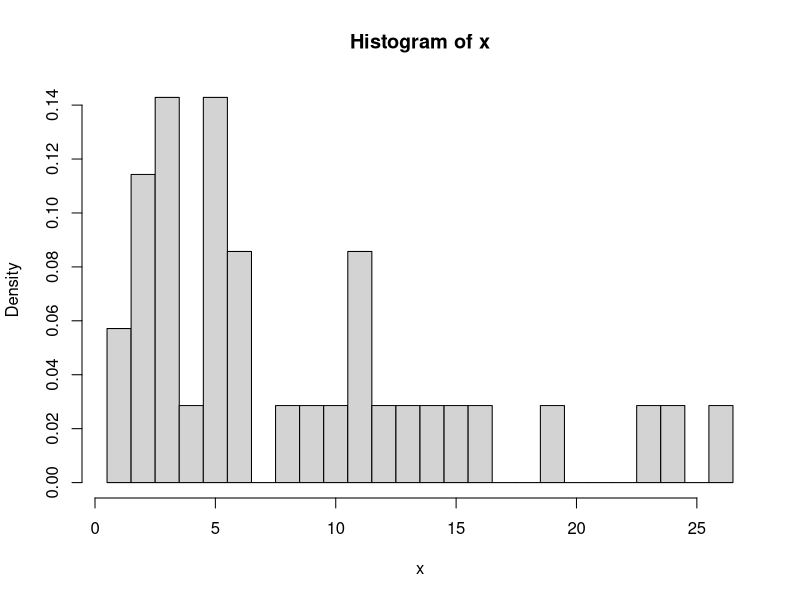
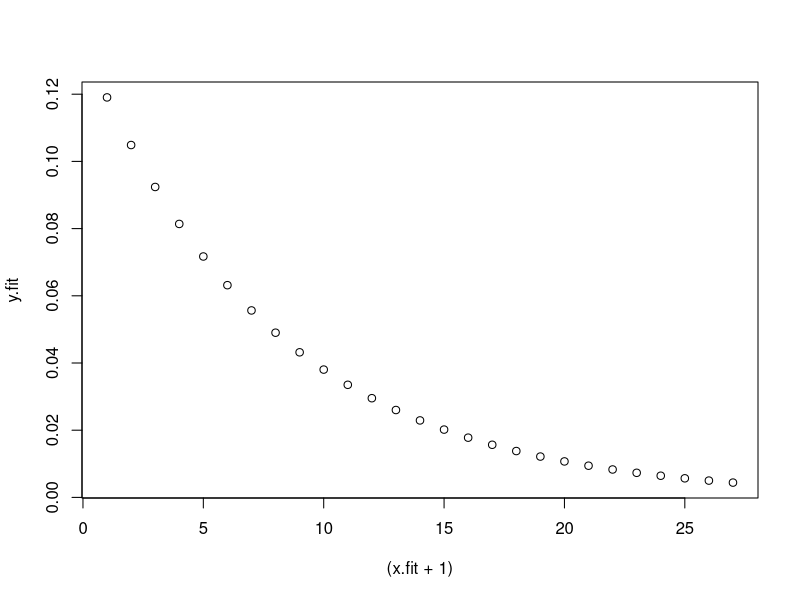
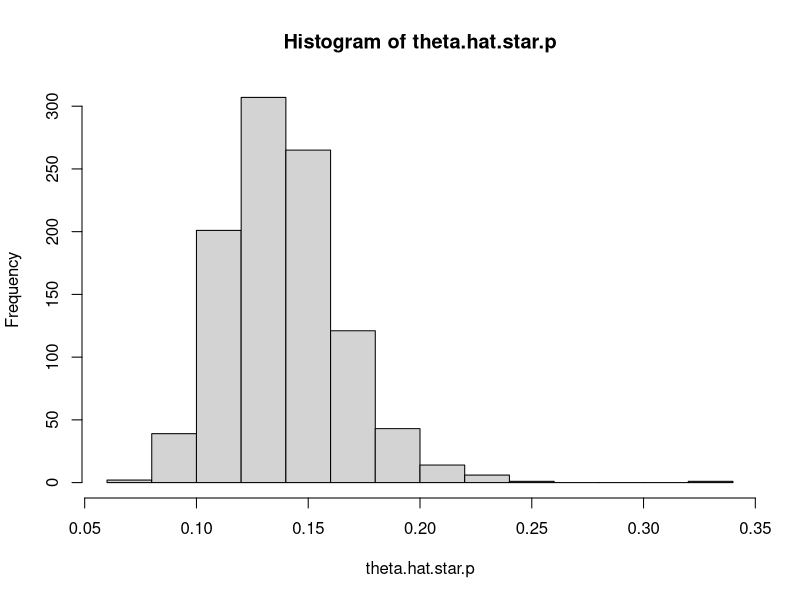
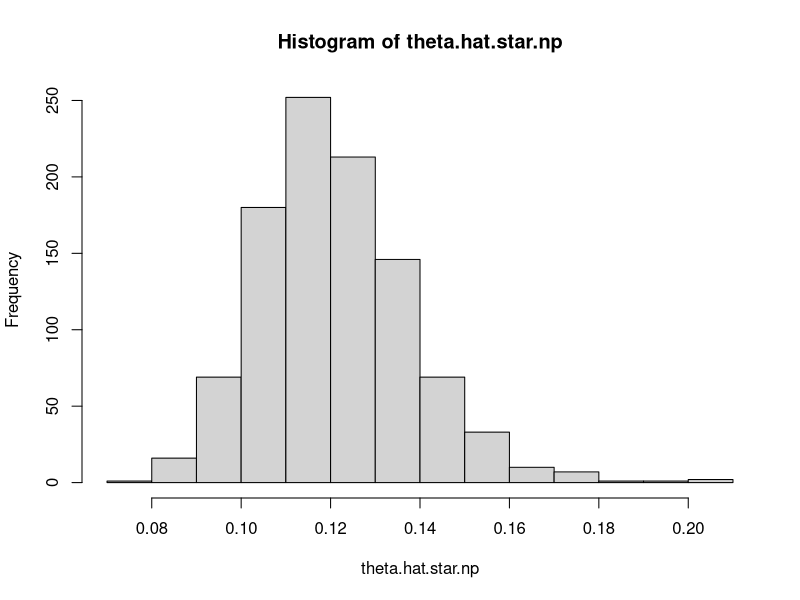

Here is the R script that generated these plots, in order:
### R program: geom.R

n = 35; theta = 0.1;

#help(rgeom)

rgeom.new = function(n,theta){
	# need to add 1 to equal the pdf in the problem
	# f(x|theta) = (1-theta)^(x-1) theta
	rgeom(n,theta) + 1
}

x = rgeom.new(n,theta)
x.max = max(x)
brakes = seq(1,(x.max+1)) - 0.5
X11()
hist(x, br = brakes,freq=FALSE)

# MLE estimate of theta

theta.hat = 1/mean(x)
theta.hat

# plot the fitted model

x.fit = c(0:x.max)
y.fit = dgeom(x.fit,theta.hat)
X11()
plot((x.fit+1), y.fit)

# 95% asymptotic confidence interval for theta

C = 0.95; alpha = (1-C); alpha.2 = alpha/2;

AV.hat = theta.hat^2*(1-theta.hat)/n
ASD.hat = sqrt(AV.hat)
z.alpha.2 = qnorm(1-alpha.2)

theta.aci = c(theta.hat - z.alpha.2*ASD.hat, 
		theta.hat + z.alpha.2*ASD.hat)
theta.aci

# parametric Bootstap 

B = 1000 # number of boostrap samples

theta.hat.star.p = numeric(B)
for(j in 1:B){
	x.boot = rgeom(n,theta.hat)	# bootstrap samples
	theta.hat.star.p[j] = 1/mean(x.boot)
}

X11()
hist(theta.hat.star.p)
mean(theta.hat.star.p)
sd(theta.hat.star.p)
theta.pci = quantile(theta.hat.star.p,c(0.025,0.975))
theta.pci

# nonparametric Bootstrap

B = 1000 # number of boostrap samples

theta.hat.star.np = numeric(B)
for(j in 1:B){
	x.boot = sample(x,n,replace=TRUE)	# bootstrap samples
	theta.hat.star.np[j] = 1/mean(x.boot)
}

X11()
hist(theta.hat.star.np)
mean(theta.hat.star.np)
sd(theta.hat.star.np)
theta.npci = quantile(theta.hat.star.np,c(0.025,0.975))
theta.npci

# Compare

theta.aci
theta.pci
theta.npci





